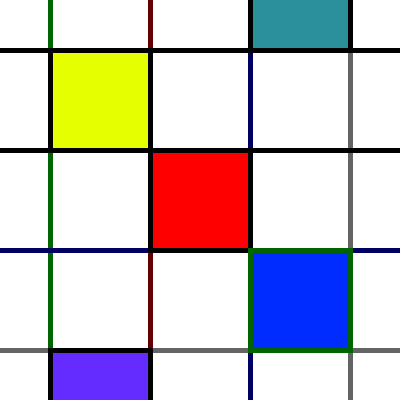
Frame 1 (no input)
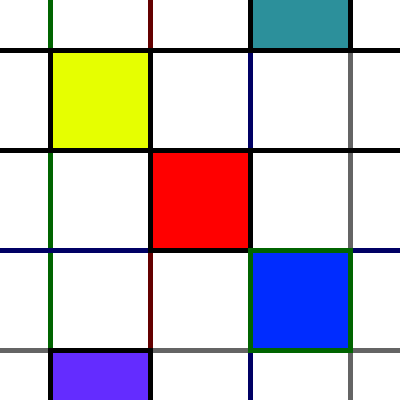
Frame 60 (the mouse pressed at the canvas centre just before this capture)
Frame 120 (the mouse held since frame 60 and released just before this capture): identical to frame 60, image omitted

The Processing sketch that drew these frames (run headless with seeded random() and noise(); from frame 60 on, the mouse is pressed at the canvas centre):

// Processing sketch: processing_114649
// ── processing_114649.pde

void setup(){
  size (400, 400);
  background (255);
  smooth ();
} 
 void draw (){
   stroke (0,0,0);
   strokeWeight (5);
  
//Lineas Verticales 
//LINEA VERDE V
stroke (0,100,0);
line ( 50, 0, 50, 500);

//LINEA MARRON V
stroke (100,0,0);
line ( 150, 0, 150, 500);

//LINEA AZUL V
stroke (0,0,100);
line ( 250, 0, 250, 500);

//LINEA GRIS V
stroke (100,100,100);
line ( 350, 0, 350, 500);

//LINEA NEGRA H 1
stroke (0,0,0);
line ( 0, 50,400, 50);

//LINEA NEGRA H 2
stroke (0,0,0);
line ( 0, 150, 400, 150);

//LINEA NEGRA H 3
stroke (0,0,100);
line ( 0, 250, 400, 250);

//LINEA NEGRA H 4
stroke (100,100,100);
line ( 0, 350, 400, 350);

// rectangulo AMARILLO
stroke (0,0,0);
fill (230,255 ,0);
rectMode (CENTER);
rect (100,100,100,100);

// rectangulo rojo
stroke (0,0,0);
fill (255,0 ,0);
rectMode (CENTER);
rect (200,200,100,100);

//rectangulo azul//
stroke (0,100,0);
fill (0,44, 255);
rectMode (CENTER);
rect (300,300,100,100);

//rectangulo MORADO //
stroke (0,0,0);
fill (100,44, 255);
rect (100,400,100,100);

//rectangulo VERDE //
stroke (0,0,0);
fill (44,144, 155);
rect (300,0,100,100);
  
     
 }
  
